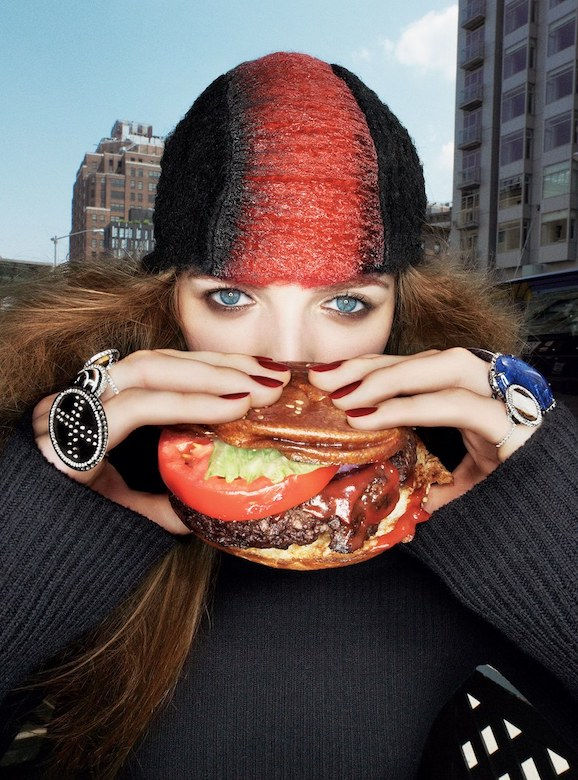
#> input picture 02-OpenCVBasics/images/image.jpg, 578 x 780 px, found by its file name
$ python 02-OpenCV.py
#> lines starting #> are read from the running program, lines starting #| are printed output that depends on the picture; after the words box and inside, x2 and y2 are one past the last pixel; in counts of white or black regions, pixels touching at a corner belong together
#Imports
import imutils
import cv2

#Constants
PATH = '/Users/slem/Code/Learn/DataScience/CVDL_PyImageSearch/02-OpenCVBasics'
IMG = '/images/image.jpg'

#Open image
image = cv2.imread(PATH+IMG)
#> image is the input picture: shape (780, 578, 3); mean B, G, R 83.1, 85.4, 100
(h,w,d) = image.shape
#> h = 780; w = 578; d = 3
print("width={}, height={}, depth={}".format(w,h,d))
#| width=578, height=780, depth=3
cv2.imshow("Image", image)
cv2.waitKey(0)

#Access pixel
(B, G, R) = image[100, 50]
#> B = 219; G = 201; R = 160
print("R={} G={} B={}".format(R,G,B))
#| R=160 G=201 B=219

#Extracting ROI
roi = image[50:388,  148:450]
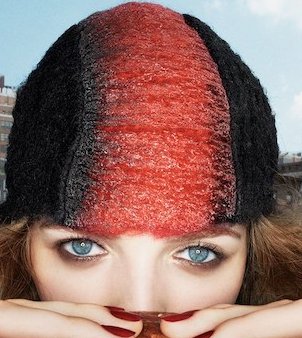
#> roi: shape (338, 302, 3); mean B, G, R 101.9, 107.6, 143.3
cv2.imshow("ROI", roi)
cv2.waitKey(0)

#Resize image
scale = 0.34
resized = cv2.resize(image, (int(scale*w), int(scale*h)))
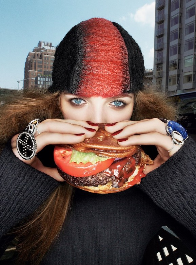
#> resized: shape (265, 196, 3); mean B, G, R 83, 85.3, 99.9
cv2.imshow("Resizing", resized)
cv2.waitKey(0)

#Resize using imutils
resized = imutils.resize(image, width=300)
#> resized: shape (404, 300, 3)
cv2.imshow("Imutils resized", resized)
cv2.waitKey(0)

#Rotating image
center = (w//2, h//2)
#> center = (289, 390)
rotationMatrix = cv2.getRotationMatrix2D(center, -45, 1.0)
rotated = cv2.warpAffine(image, rotationMatrix, (w,h))
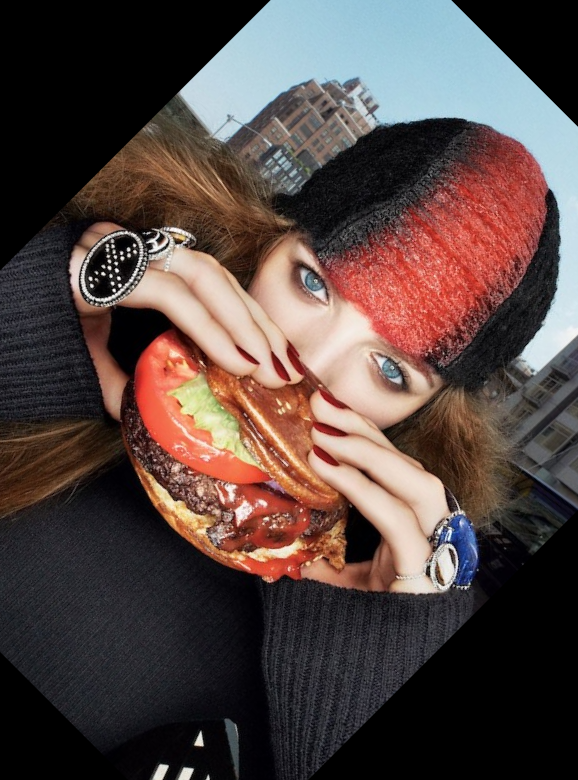
#> rotated: shape (780, 578, 3); mean B, G, R 66.2, 69.6, 85.2
cv2.imshow("Rotate image", rotated)
cv2.waitKey(0)

#Imutils rotation
rotated = imutils.rotate(image, -45)
cv2.imshow("Imutils Rotation", rotated)
cv2.waitKey(0)

#Rotate no bound imutils
rotated = imutils.rotate_bound(image, 45)
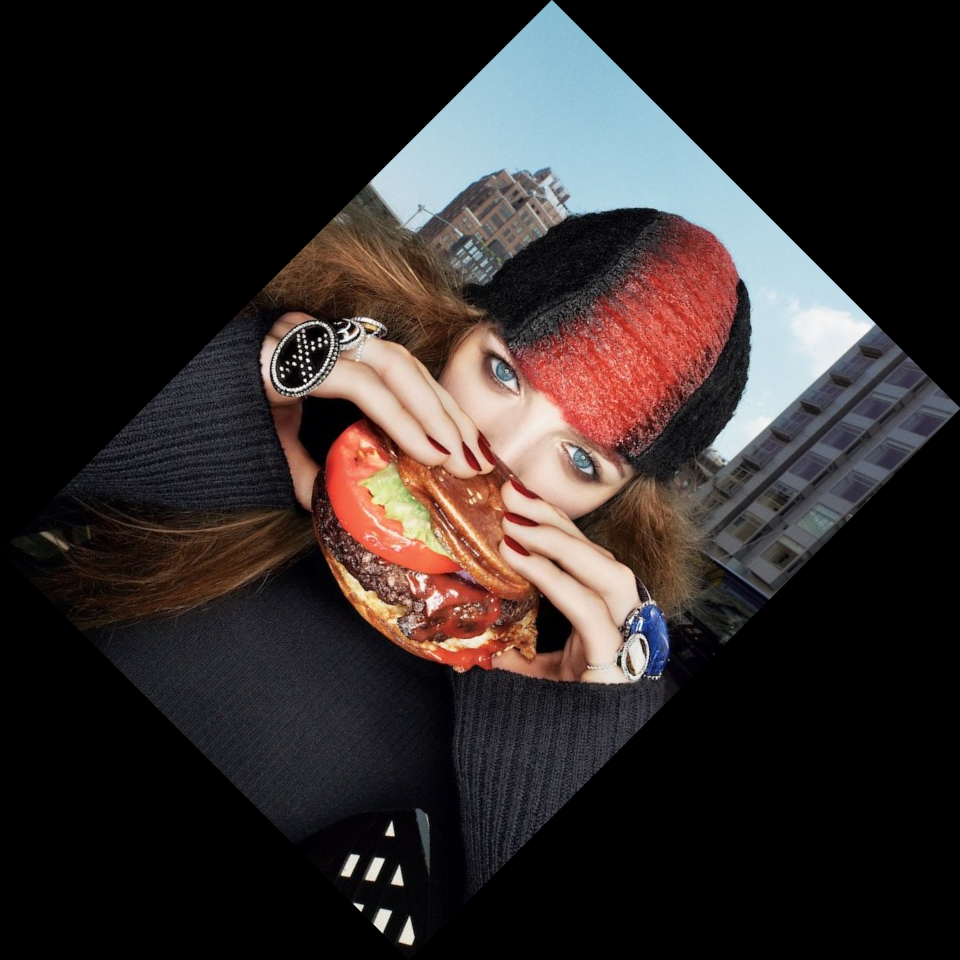
#> rotated: shape (960, 960, 3); mean B, G, R 40.6, 41.8, 48.9
cv2.imshow("Imutils bound rotation", rotated )
cv2.waitKey(0)

def show_image(image, title="Image"):
    cv2.imshow(title, image)
    cv2.waitKey(0)

#Gaussian blur
blurred = cv2.GaussianBlur(image, (11,11), 0)
show_image(blurred)

#Draw in the image
#Square
output = image.copy()
cv2.rectangle(output, (50, 140), (388,450), (0,0,255), 2)
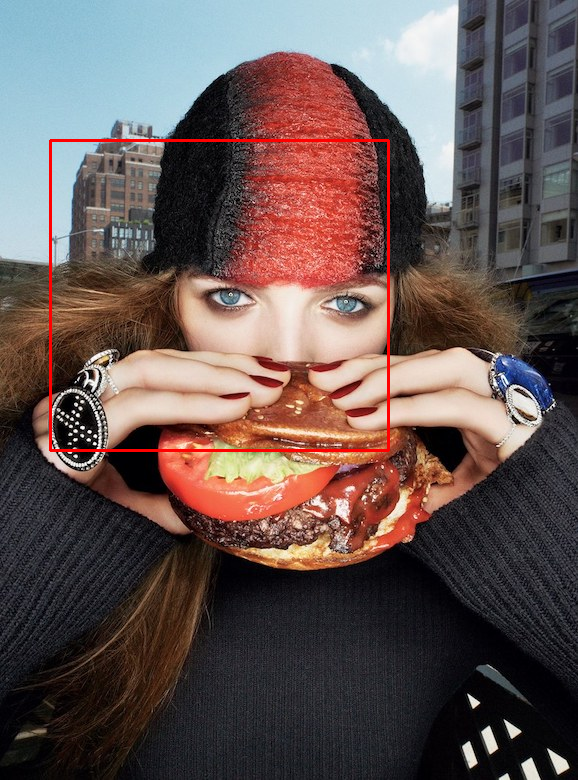
#> output: shape (780, 578, 3); 0.86% of pixels changed, all inside (x1, y1, x2, y2) = (49, 139, 390, 452)
show_image(output)

#Circle
output = image.copy()
cv2.circle(output, (200, 200), 200, (255,0,0), -1)
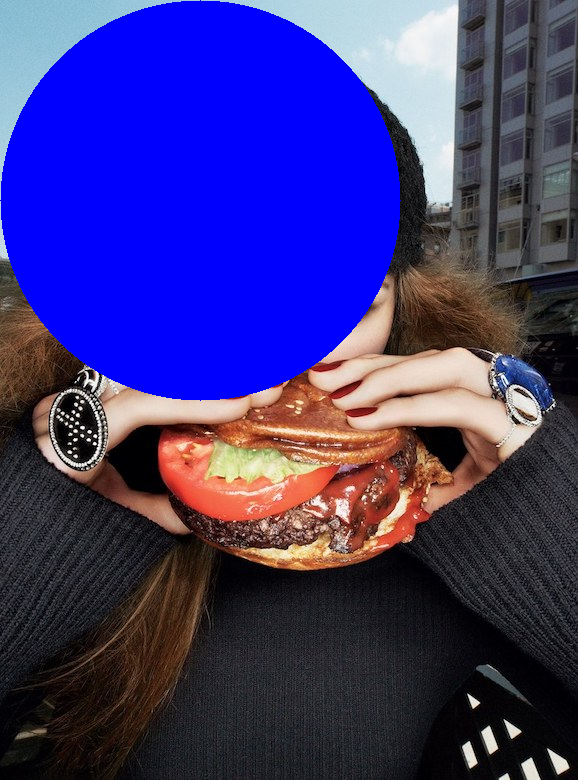
#> output: shape (780, 578, 3); mean B, G, R 121.2, 51.9, 60.3
show_image(output)

#Line
output = image.copy()
cv2.line(output, (50, 140), (388,450), (0,0,255), 5)
show_image(output)

#Text image
output = image.copy()
cv2.putText(output, "OpenCV", (10,25), cv2.FONT_HERSHEY_SIMPLEX, 0.7, (0,255,0), 2)
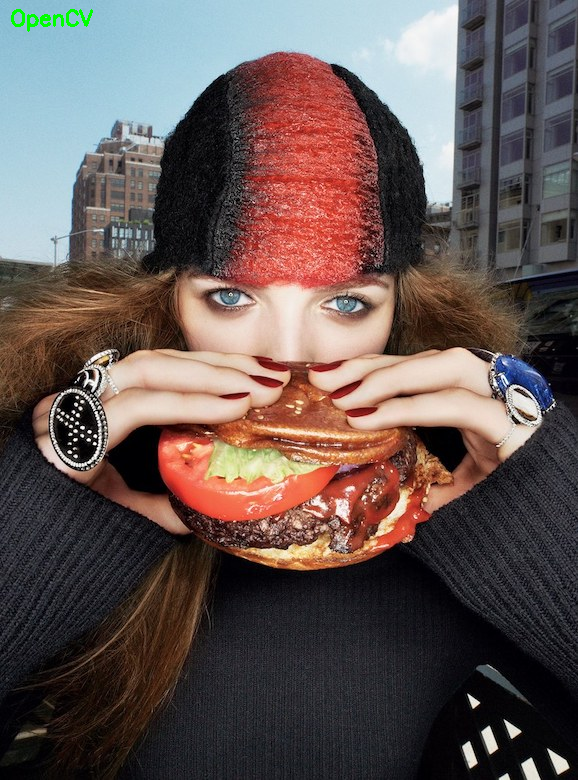
#> output: shape (780, 578, 3); mean B, G, R 82.8, 85.5, 99.8
show_image(output)
